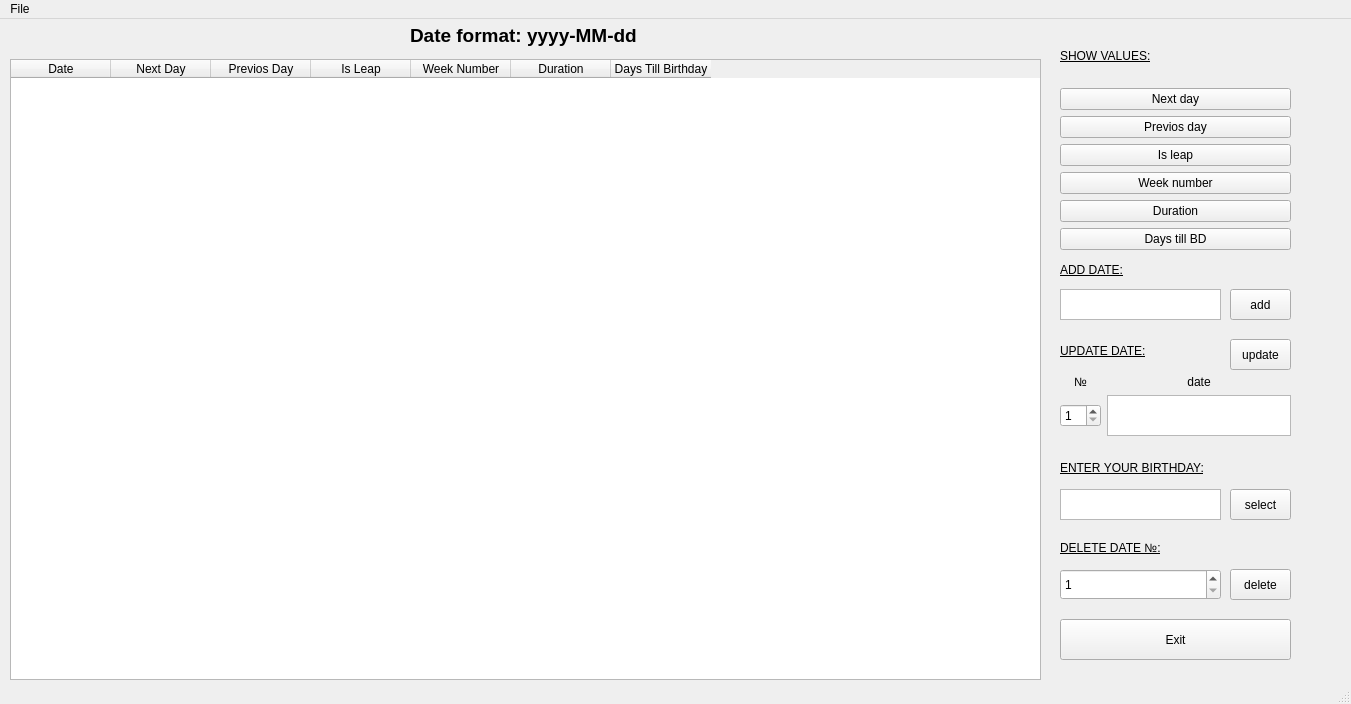
<?xml version="1.0" encoding="UTF-8"?>
<ui version="4.0">
 <class>MainWindow</class>
 <widget class="QMainWindow" name="MainWindow">
  <property name="geometry">
   <rect>
    <x>0</x>
    <y>0</y>
    <width>1351</width>
    <height>704</height>
   </rect>
  </property>
  <property name="windowTitle">
   <string>MainWindow</string>
  </property>
  <widget class="QWidget" name="centralwidget">
   <widget class="QTableWidget" name="table">
    <property name="geometry">
     <rect>
      <x>10</x>
      <y>40</y>
      <width>1031</width>
      <height>621</height>
     </rect>
    </property>
    <property name="autoFillBackground">
     <bool>true</bool>
    </property>
    <column>
     <property name="text">
      <string>Date</string>
     </property>
    </column>
    <column>
     <property name="text">
      <string>Next Day</string>
     </property>
    </column>
    <column>
     <property name="text">
      <string>Previos Day</string>
     </property>
    </column>
    <column>
     <property name="text">
      <string>Is Leap</string>
     </property>
    </column>
    <column>
     <property name="text">
      <string>Week Number</string>
     </property>
    </column>
    <column>
     <property name="text">
      <string>Duration</string>
     </property>
    </column>
    <column>
     <property name="text">
      <string>Days Till Birthday</string>
     </property>
    </column>
   </widget>
   <widget class="QWidget" name="verticalLayoutWidget">
    <property name="geometry">
     <rect>
      <x>1060</x>
      <y>10</y>
      <width>231</width>
      <height>221</height>
     </rect>
    </property>
    <layout class="QVBoxLayout" name="verticalLayout">
     <item>
      <widget class="QLabel" name="label">
       <property name="font">
        <font>
         <weight>50</weight>
         <italic>false</italic>
         <bold>false</bold>
         <underline>true</underline>
        </font>
       </property>
       <property name="layoutDirection">
        <enum>Qt::LeftToRight</enum>
       </property>
       <property name="text">
        <string>SHOW VALUES:</string>
       </property>
       <property name="scaledContents">
        <bool>false</bool>
       </property>
       <property name="openExternalLinks">
        <bool>false</bool>
       </property>
      </widget>
     </item>
     <item>
      <widget class="QPushButton" name="NextDayButton">
       <property name="text">
        <string>Next day</string>
       </property>
      </widget>
     </item>
     <item>
      <widget class="QPushButton" name="PreviosDayButton">
       <property name="text">
        <string>Previos day</string>
       </property>
      </widget>
     </item>
     <item>
      <widget class="QPushButton" name="IsLeapButton">
       <property name="text">
        <string>Is leap</string>
       </property>
      </widget>
     </item>
     <item>
      <widget class="QPushButton" name="WeekNumberButton">
       <property name="text">
        <string>Week number</string>
       </property>
      </widget>
     </item>
     <item>
      <widget class="QPushButton" name="DurationButton">
       <property name="text">
        <string>Duration</string>
       </property>
      </widget>
     </item>
     <item>
      <widget class="QPushButton" name="DaysTillBDButton">
       <property name="text">
        <string>Days till BD</string>
       </property>
      </widget>
     </item>
    </layout>
   </widget>
   <widget class="QPushButton" name="ExitButton">
    <property name="geometry">
     <rect>
      <x>1060</x>
      <y>600</y>
      <width>231</width>
      <height>41</height>
     </rect>
    </property>
    <property name="text">
     <string>Exit</string>
    </property>
   </widget>
   <widget class="QWidget" name="gridLayoutWidget_2">
    <property name="geometry">
     <rect>
      <x>1060</x>
      <y>356</y>
      <width>231</width>
      <height>61</height>
     </rect>
    </property>
    <layout class="QGridLayout" name="gridLayout_2">
     <item row="1" column="0">
      <widget class="QSpinBox" name="updateNumSpin">
       <property name="minimum">
        <number>1</number>
       </property>
       <property name="maximum">
        <number>12</number>
       </property>
      </widget>
     </item>
     <item row="0" column="0">
      <widget class="QLabel" name="label_12">
       <property name="text">
        <string>№</string>
       </property>
       <property name="alignment">
        <set>Qt::AlignCenter</set>
       </property>
      </widget>
     </item>
     <item row="0" column="1">
      <widget class="QLabel" name="label_10">
       <property name="text">
        <string>date</string>
       </property>
       <property name="alignment">
        <set>Qt::AlignCenter</set>
       </property>
      </widget>
     </item>
     <item row="1" column="1">
      <widget class="QTextEdit" name="enterUpdateDate"/>
     </item>
    </layout>
   </widget>
   <widget class="QPushButton" name="addButton">
    <property name="geometry">
     <rect>
      <x>1230</x>
      <y>270</y>
      <width>61</width>
      <height>31</height>
     </rect>
    </property>
    <property name="text">
     <string>add</string>
    </property>
   </widget>
   <widget class="QLabel" name="label_2">
    <property name="geometry">
     <rect>
      <x>1060</x>
      <y>240</y>
      <width>86</width>
      <height>21</height>
     </rect>
    </property>
    <property name="font">
     <font>
      <underline>true</underline>
     </font>
    </property>
    <property name="text">
     <string>ADD DATE:</string>
    </property>
   </widget>
   <widget class="QLabel" name="label_3">
    <property name="geometry">
     <rect>
      <x>1060</x>
      <y>316</y>
      <width>121</width>
      <height>31</height>
     </rect>
    </property>
    <property name="font">
     <font>
      <weight>50</weight>
      <italic>false</italic>
      <bold>false</bold>
      <underline>true</underline>
      <kerning>true</kerning>
     </font>
    </property>
    <property name="text">
     <string>UPDATE DATE:</string>
    </property>
   </widget>
   <widget class="QPushButton" name="selectButton">
    <property name="geometry">
     <rect>
      <x>1230</x>
      <y>470</y>
      <width>61</width>
      <height>31</height>
     </rect>
    </property>
    <property name="text">
     <string>select</string>
    </property>
   </widget>
   <widget class="QLabel" name="label_7">
    <property name="geometry">
     <rect>
      <x>1060</x>
      <y>440</y>
      <width>181</width>
      <height>17</height>
     </rect>
    </property>
    <property name="font">
     <font>
      <underline>true</underline>
     </font>
    </property>
    <property name="text">
     <string>ENTER YOUR BIRTHDAY:</string>
    </property>
   </widget>
   <widget class="QTextEdit" name="enterBD">
    <property name="geometry">
     <rect>
      <x>1060</x>
      <y>470</y>
      <width>161</width>
      <height>31</height>
     </rect>
    </property>
   </widget>
   <widget class="QLabel" name="label_11">
    <property name="geometry">
     <rect>
      <x>1060</x>
      <y>510</y>
      <width>121</width>
      <height>37</height>
     </rect>
    </property>
    <property name="font">
     <font>
      <underline>true</underline>
     </font>
    </property>
    <property name="text">
     <string>DELETE DATE №:</string>
    </property>
   </widget>
   <widget class="QSpinBox" name="deleteNumSpin">
    <property name="geometry">
     <rect>
      <x>1060</x>
      <y>550</y>
      <width>161</width>
      <height>31</height>
     </rect>
    </property>
    <property name="minimum">
     <number>1</number>
    </property>
   </widget>
   <widget class="QPushButton" name="deleteButton">
    <property name="geometry">
     <rect>
      <x>1230</x>
      <y>550</y>
      <width>61</width>
      <height>31</height>
     </rect>
    </property>
    <property name="text">
     <string>delete</string>
    </property>
   </widget>
   <widget class="QPushButton" name="updateButton">
    <property name="geometry">
     <rect>
      <x>1230</x>
      <y>320</y>
      <width>61</width>
      <height>31</height>
     </rect>
    </property>
    <property name="text">
     <string>update</string>
    </property>
   </widget>
   <widget class="QTextEdit" name="enterAddDate">
    <property name="geometry">
     <rect>
      <x>1060</x>
      <y>270</y>
      <width>161</width>
      <height>31</height>
     </rect>
    </property>
   </widget>
   <widget class="QLabel" name="label_4">
    <property name="geometry">
     <rect>
      <x>410</x>
      <y>6</y>
      <width>231</width>
      <height>21</height>
     </rect>
    </property>
    <property name="font">
     <font>
      <pointsize>14</pointsize>
      <weight>75</weight>
      <italic>false</italic>
      <bold>true</bold>
     </font>
    </property>
    <property name="text">
     <string>Date format: yyyy-MM-dd</string>
    </property>
   </widget>
  </widget>
  <widget class="QMenuBar" name="menubar">
   <property name="geometry">
    <rect>
     <x>0</x>
     <y>0</y>
     <width>1351</width>
     <height>22</height>
    </rect>
   </property>
   <property name="autoFillBackground">
    <bool>false</bool>
   </property>
   <widget class="QMenu" name="menu">
    <property name="title">
     <string>File</string>
    </property>
    <addaction name="Openaction"/>
    <addaction name="Saveasaction"/>
   </widget>
   <addaction name="menu"/>
  </widget>
  <widget class="QStatusBar" name="statusbar"/>
  <action name="Openaction">
   <property name="text">
    <string>Open</string>
   </property>
   <property name="shortcut">
    <string>Ctrl+O</string>
   </property>
  </action>
  <action name="Saveasaction">
   <property name="text">
    <string>Save</string>
   </property>
  </action>
  <action name="actionjimi">
   <property name="text">
    <string>jimi</string>
   </property>
  </action>
 </widget>
 <resources/>
 <connections>
  <connection>
   <sender>ExitButton</sender>
   <signal>clicked()</signal>
   <receiver>MainWindow</receiver>
   <slot>close()</slot>
   <hints>
    <hint type="sourcelabel">
     <x>1135</x>
     <y>622</y>
    </hint>
    <hint type="destinationlabel">
     <x>1277</x>
     <y>562</y>
    </hint>
   </hints>
  </connection>
 </connections>
</ui>
